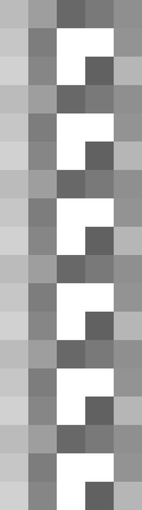
#> input picture Basics/enlarged_modified.png, 142 x 510 px, shrunk from 364 x 1310 before the run, given in place of sg.png, which was not available
$ jupyter execute 'Numpy and Image.ipynb'
#> lines starting #> are read from the running program, lines starting #| are printed output that depends on the picture; pictures that were not available may be replaced by others from this repository, and a replacement may not be noted
[cell 1]
import cv2

[cell 2]
img= cv2.imread("sg.png",0)
#> img is the input picture: shape (510, 142); min 79, max 255, mean 171.2
print(img)
#> (printed output is left out)

print("Shape : ", img.shape)
#| Shape :  (510, 142)

[cell 3]
import numpy as np

np.concatenate((img,img,img,img,img,img))

cv2.imwrite("newmodified.png",np.concatenate((img,img,img,img,img,img)))
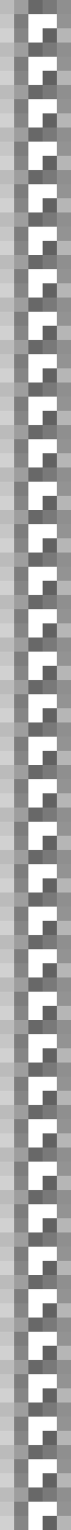
#> saved as newmodified.png: shape (3060, 142) (shown at 1/2 size); min 79, max 255, mean 171.2
#> Out = True

[cell 4]
#bgr
test = np.array([[[255, 100, 100],[125, 255, 0],[0, 0, 255]],[[255, 0, 0],[0, 255, 0],[0, 0, 255]],[[255, 0, 0],[0, 255, 0],[0, 0, 255]]])
print(test)
cv2.imwrite("test.png",test)

[cell 5]
img = cv2.imread("test.png",0)
#> img = [[117, 163, 76], [29, 149, 76], [29, 149, 76]]
cv2.imwrite("grayscaletest.png",img)
#> Out = True

[cell 6]
#Change colorful image to grayscale
img = cv2.imread("av.png",0)
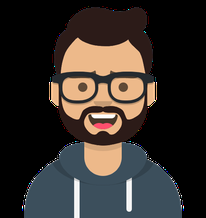
#> input picture Basics/av.png, 206 x 218 px, shrunk from 528 x 560 before the run
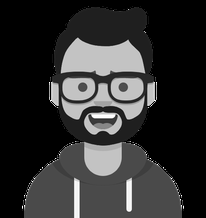
#> img: shape (218, 206); min 0, max 255, mean 48.3
cv2.imwrite("grayscaleav.png",img)
#> Out = True
